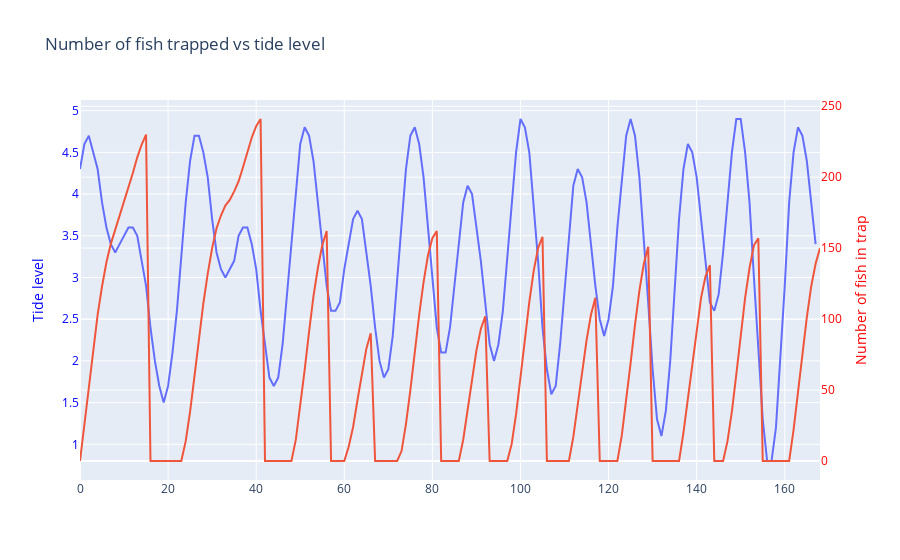

The code cell stored with this chart in its notebook:
### Code cell
# Getting fish data
df = generate_df_from_simulation(fish_simulation)

# Getting tide data
tide_df = pd.DataFrame(get_tide_values())
tide_df = tide_df.rename(columns = {0:'tide_level'})
tide_df['hour'] = tide_df.index
tide_df["day_hour"] = tide_df["hour"] % 24
tide_df["day"] = tide_df['hour'] // 24


x = tide_df.hour
y = tide_df.tide_level

x1 = df['hour']
y1 = df['In Trap']


trace1 = go.Scatter(x=x,y=y,name='tide')
trace2 = go.Scatter(x=x1,y=y1,name='Trap',yaxis='y2')
    
layout = go.Layout(
        title= ('Number of fish trapped vs tide level'),
        yaxis=dict(title='Tide level',\
                   titlefont=dict(color='blue'), tickfont=dict(color='blue')),
        yaxis2=dict(title='Number of fish in trap', titlefont=dict(color='red'), \
                    tickfont=dict(color='red'), overlaying='y', side='right'),
        showlegend=False)
fig = go.Figure(data=[trace1,trace2],layout=layout)
fig.update_yaxes(showgrid=True)
fig.show()

### Figure 1 — Plotly figure (JSON) as saved in the notebook; plotly's stock layout.template omitted (floating-point values rounded to 4 significant figures; data arrays with more than 128 entries replaced by an {"elided": "..."} marker saying what was removed)
{"data": [{"name": "tide", "type": "scatter", "x": {"elided": "168 int values"}, "y": {"elided": "168 float values"}}, {"name": "Trap", "type": "scatter", "x": {"elided": "169 int values"}, "y": {"elided": "169 int values"}, "yaxis": "y2"}], "layout": {"showlegend": false, "title": {"text": "Number of fish trapped vs tide level"}, "yaxis": {"showgrid": true, "tickfont": {"color": "blue"}, "title": {"font": {"color": "blue"}, "text": "Tide level"}}, "yaxis2": {"overlaying": "y", "showgrid": true, "side": "right", "tickfont": {"color": "red"}, "title": {"font": {"color": "red"}, "text": "Number of fish in trap"}}}}
